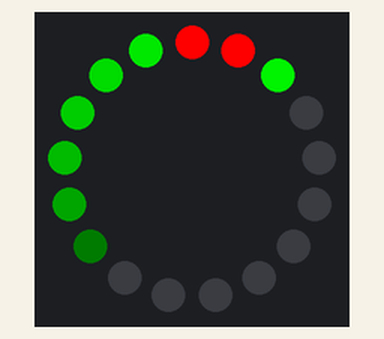
Simulated run of this sketch. Board: Arduino Uno, built with avr-gcc and run on an emulated ATmega328P. Parts: 17 RGB LEDs in a ring, first at the top, clockwise.

Above: at 0.01 s.
At 1.34 s:
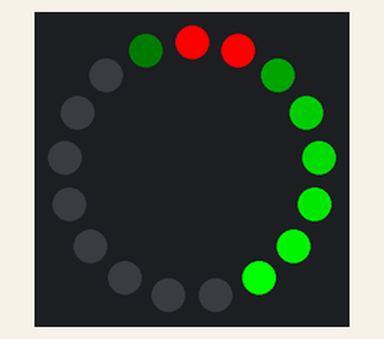
At 2.81 s:
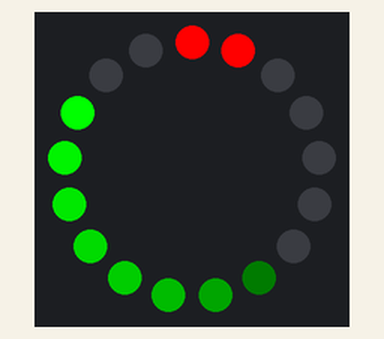
At 5.47 s:
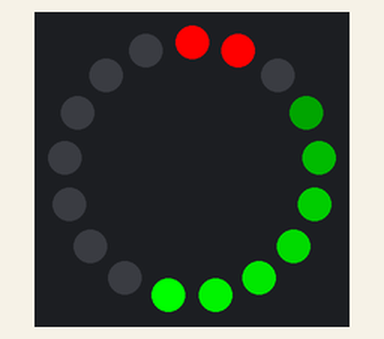
At 8.27 s:
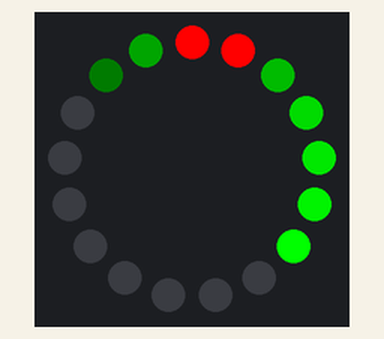
At 10.94 s:
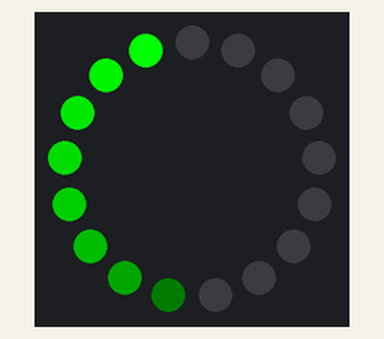

Measured:
- by itself, everything shown: repeats every 11.0 s, in 165 steps

The sketch:

bird.ino
```cpp
#include <Adafruit_NeoPixel.h>

#define PIN 1
#define NUM_LEDS 17

#define EYE_LED_START 0
#define EYE_LED_END 2

#define RING_LED_START 2
#define RING_LED_END 17
#define RING_LED_COUNT (RING_LED_END - RING_LED_START)

Adafruit_NeoPixel pixels = Adafruit_NeoPixel(NUM_LEDS, PIN);

#define EYE_ON_TIME 2000
#define EYE_OFF_TIME 200
#define EYE_TOTAL_TIME (EYE_ON_TIME + EYE_OFF_TIME);
#define LIGHT_RING_TIME 1000
#define ACTIVE_LEDS 7

void setup() {
    pixels.begin();
}

void loop() {
    uint32_t eyeTime = millis() % EYE_TOTAL_TIME;

    uint32_t eyeColor;
    if (eyeTime < EYE_ON_TIME) {
        eyeColor = pixels.Color(255, 0, 0);
    } else {
        eyeColor = pixels.Color(0, 0, 0);
    }

    for(int i = EYE_LED_START; i < EYE_LED_END; i++) {
        pixels.setPixelColor(i, eyeColor);
    }

    uint32_t circleTime = millis() % LIGHT_RING_TIME;
    uint32_t currentLed = circleTime * RING_LED_COUNT / LIGHT_RING_TIME;

    int32_t brightness = 255;
    int32_t brightnessStep = brightness / ACTIVE_LEDS;
    for(int i = 0; i < RING_LED_COUNT; i++) {
        int currentLedIndex = RING_LED_START + ((currentLed - i) % RING_LED_COUNT);
        pixels.setPixelColor(currentLedIndex, pixels.Color(0, brightness, 0));
        if (brightness > 0) {
            brightness -= brightnessStep;
            if (brightness < 0) {
                brightness = 0;
            }
        }
    }

    pixels.show();
}
```
